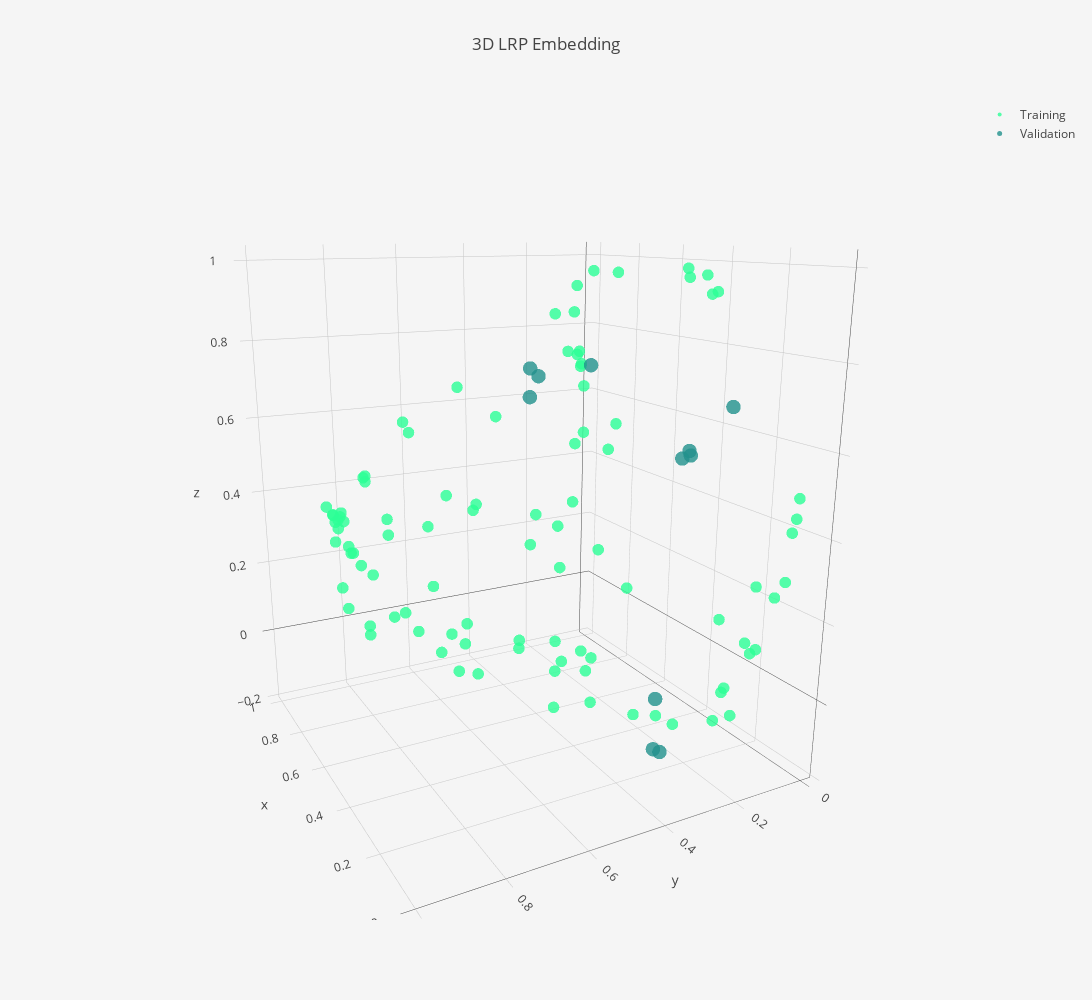

Source (notebook cell):
### Code cell
import umap
from matplotlib import pyplot as plt

from sklearn.pipeline import Pipeline

embedding_pipeline = Pipeline([
    ("reducer", umap.UMAP(random_state=42,
                    n_components = 3,
                    n_neighbors=10,
                    min_dist=0)),
   ("scaler", MinMaxScaler())
])
embedding_pipeline.fit(training_lrp)


# reducer = umap.UMAP(random_state=42,
#                     n_components = 2,
#                     n_neighbors=10,
#                     min_dist=0)

# embedding = reducer.fit_transform(training_lrp)

# emb2d = go.Scatter(
#     x=embedding[:,0],
#     y=embedding[:,1],
#     mode="markers"
# )

# layout = go.Layout(
#     title= "2D LRP Embedding"
# )

# data=[emb2d]

# fig = go.Figure(data=data, layout=layout)
# iplot(fig)



embedding = embedding_pipeline.transform(training_lrp)

emb3d = go.Scatter3d(
    x=embedding[:,0],
    y=embedding[:,1],
    z=embedding[:,2],
    mode="markers",
    name="Training",
    marker=dict(
        size=4,
        color=pipeline.clusterer.labels_,
        colorscale="Rainbow",
        opacity=0.8
    ),
    text=pipeline.clusterer.labels_
)

val_3d_embedding = embedding_pipeline.transform(val_lrp)

val_emb3d = go.Scatter3d(
    x=val_3d_embedding[:,0],
    y=val_3d_embedding[:,1],
    z=val_3d_embedding[:,2],
    name="Validation",
    mode="markers",
    marker=dict(
        size=5,
        color=cluster_labels,
        colorscale='Viridis',
        opacity=0.8
#         showscale=True
    ),
    text = cluster_labels
)

layout = go.Layout(
    title="3D LRP Embedding",
    autosize=False,
    width=1200,
    height=1000,
    paper_bgcolor='#F5F5F5'
)


data=[emb3d, val_emb3d]

fig = go.Figure(data=data, layout=layout)
iplot(fig, filename='lrp-3d-scatter.html')

### Figure 1 — Plotly figure (JSON) as saved in the notebook; plotly's stock layout.template omitted (floating-point values rounded to 4 significant figures)
{"data": [{"marker": {"color": [-1, -1, -1, -1, -1, -1, -1, -1, -1, -1, -1, -1, -1, -1, -1, -1, -1, -1, -1, -1, -1, -1, -1, -1, -1, -1, -1, -1, -1, -1, -1, -1, -1, -1, -1, -1, -1, -1, -1, -1, -1, -1, -1, -1, -1, -1, -1, -1, -1, -1, -1, -1, -1, -1, -1, -1, -1, -1, -1, -1, -1, -1, -1, -1, -1, -1, -1, -1, -1, -1, -1, -1, -1, -1, -1, -1, -1, -1, -1, -1, -1, -1, -1, -1, -1, -1, -1, -1, -1, -1, -1, -1, -1, -1, -1, -1], "colorscale": "Rainbow", "opacity": 0.8, "size": 4}, "mode": "markers", "name": "Training", "text": [-1, -1, -1, -1, -1, -1, -1, -1, -1, -1, -1, -1, -1, -1, -1, -1, -1, -1, -1, -1, -1, -1, -1, -1, -1, -1, -1, -1, -1, -1, -1, -1, -1, -1, -1, -1, -1, -1, -1, -1, -1, -1, -1, -1, -1, -1, -1, -1, -1, -1, -1, -1, -1, -1, -1, -1, -1, -1, -1, -1, -1, -1, -1, -1, -1, -1, -1, -1, -1, -1, -1, -1, -1, -1, -1, -1, -1, -1, -1, -1, -1, -1, -1, -1, -1, -1, -1, -1, -1, -1, -1, -1, -1, -1, -1, -1], "type": "scatter3d", "uid": "eb9f1237-6578-49ba-927d-579454701d3f", "x": [0.1542, 0.08349, 0.08156, 0.3312, 0.07716, 0.9562, 0.8598, 0.09436, 0.4365, 0.0704, 0.1718, 0.4753, 0.9854, 0.7898, 0.1631, 0.1574, 0.1655, 0.3898, 0.148, 0.401, 0.05501, 0.3425, 0.6361, 0.0763, 0.1906, 0.2074, 0.1162, 0.1298, 0.06281, 0.1403, 0.1932, 0.2999, 0.2183, 0.468, 0.07431, 0.9514, 0.3251, 0.2889, 0.1395, 0.06606, 0, 0.5772, 0.4835, 0.1325, 0.168, 0.1526, 0.02555, 0.8037, 0.9253, 0.3772, 0.3608, 0.1558, 0.8777, 0.2192, 0.4273, 0.3543, 0.5017, 0.2358, 0.1464, 0.4035, 0.1617, 0.1581, 0.2508, 0.2212, 0.2607, 0.2005, 0.3623, 0.1301, 0.3374, 0.3355, 0.395, 0.181, 0.1995, 0.1623, 0.1761, 0.507, 0.07885, 0.676, 0.9476, 0.1363, 1, 0.2007, 0.1453, 0.9851, 0.9037, 0.07612, 0.2035, 0.1102, 0.05419, 0.1367, 0.0136, 0.07389, 0.1755, 0.212, 0.2636, 0.75], "y": [0.2829, 0.04858, 0.8802, 0.955, 0, 0.8533, 0.8269, 0.09754, 0.392, 0.01109, 0.6785, 0.4876, 0.808, 0.8855, 0.5531, 0.9693, 0.5131, 0.9822, 0.7878, 0.7009, 0.1219, 0.7863, 0.9294, 0.1367, 0.9587, 0.9019, 0.3534, 0.6165, 0.1314, 0.834, 0.4704, 0.4983, 0.8537, 0.5234, 0.8287, 0.7857, 0.3649, 0.3692, 0.6088, 0.02584, 0.2337, 0.8693, 0.4057, 0.2238, 0.802, 0.4633, 0.3735, 0.782, 0.8327, 0.4114, 0.4193, 0.8417, 0.7887, 0.4989, 0.4314, 0.4114, 0.9588, 0.5607, 0.1579, 0.4563, 0.503, 0.5193, 0.4919, 0.5377, 0.8721, 0.5094, 0.9448, 0.2559, 0.4447, 0.3934, 0.4127, 0.9236, 0.87, 0.4128, 0.8115, 0.4553, 0.1886, 0.9083, 0.8391, 0.3013, 0.7998, 1, 0.2285, 0.7979, 0.8072, 0.0257, 0.9954, 0.8052, 0.2169, 0.7484, 0.2714, 0.4458, 0.5512, 0.919, 0.924, 0.893], "z": [0.9807, 0.2452, 0.6009, 0.2403, 0.482, 0.3543, 0.2661, 0.2777, 0.437, 0.4361, 0.2326, 0.3308, 0.313, 0.3784, 0.9708, 0.5156, 0.9984, 0.2854, 0.1886, 0.1395, 0.1403, 0.1593, 0.3586, 0.1514, 0.5367, 0.6997, 0, 0.07853, 0.1292, 0.2081, 0.398, 0.09219, 0.3705, 0.06463, 0.5672, 0.2142, 0.5871, 0.6539, 0.1587, 0.406, 0.02462, 0.5267, 0.3645, 0.9506, 0.2962, 0.9946, 0.02612, 0.1966, 0.2989, 0.7757, 0.784, 0.286, 0.2011, 0.7591, 0.2768, 0.07906, 0.2917, 0.9104, 0.189, 0.09482, 0.04899, 0.1319, 0.8281, 0.8336, 0.2581, 0.6639, 0.2471, 0.9857, 0.809, 0.06434, 0.5922, 0.7268, 0.5068, 0.308, 0.7856, 0.3951, 0.0475, 0.4, 0.3328, 1, 0.3191, 0.6226, 0.945, 0.2979, 0.2316, 0.2823, 0.6137, 0.5668, 0.05401, 0.7293, 0.01495, 0.04521, 0.9183, 0.327, 0.2999, 0.3721]}, {"marker": {"color": [-1, -1, -1, -1, -1, -1, -1, -1, -1, -1, -1], "colorscale": "Viridis", "opacity": 0.8, "size": 5}, "mode": "markers", "name": "Validation", "text": [-1, -1, -1, -1, -1, -1, -1, -1, -1, -1, -1], "type": "scatter3d", "uid": "388fcca7-f70e-49fc-95d1-f0e881fb668a", "x": [0.3173, 0.3636, 0.5364, 0.267, 0.2194, 0.5134, 0.223, 0.3429, 0.3705, 0.5594, 0.5529], "y": [0.2082, 0.1008, 0.4335, 0.05142, 0.2606, 0.2986, 0.2781, 0.112, 0.1165, 0.4447, 0.4474], "z": [-0.08263, 0.5478, 0.7337, 0.669, -0.1711, 0.7545, -0.1606, 0.5417, 0.5288, 0.68, 0.7515]}], "layout": {"autosize": false, "height": 1000, "paper_bgcolor": "#F5F5F5", "scene": {"aspectmode": "auto", "aspectratio": {"x": 0.9487, "y": 0.9487, "z": 1.111}, "camera": {"center": {"x": 0, "y": 0, "z": 0}, "eye": {"x": -1.838, "y": 0.9737, "z": 0.601}, "projection": {"type": "perspective"}, "up": {"x": 0, "y": 0, "z": 1}}}, "title": {"text": "3D LRP Embedding"}, "width": 1200}}
